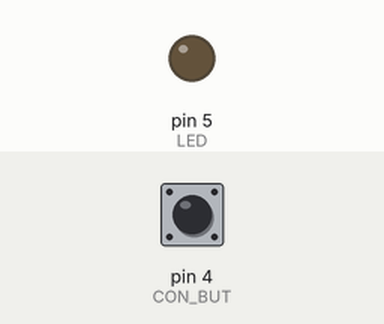
This sketch was run on a simulated Arduino Uno, built with avr-gcc and run on an emulated ATmega328P. Shown: output pins drawn as LEDs (lit = HIGH). Inputs (shaded band) come from the test bench; at power-on: pin 4 (CON_BUT) LOW.

Above: at 1.2 s.
1.3 s: pin 4 (CON_BUT) pulled HIGH for 0.15 s
At 1.37 s:
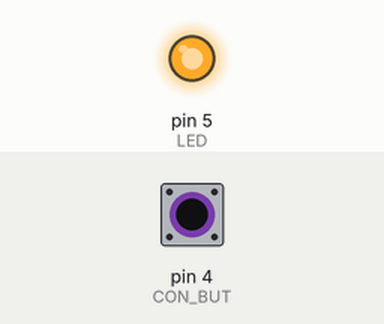
2.9 s: pin 4 (CON_BUT) pulled HIGH for 3.2 s
At 7.5 s:
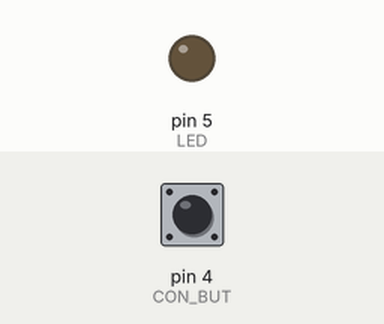
Timing chart, 0 to 9.0 s (numbered marks = the images above; inputs shaded):
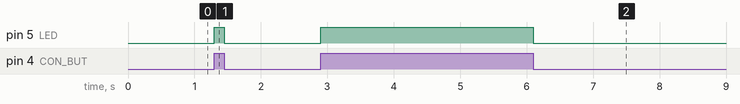

Measured:
- after the input at 1.3 s, pin 5 (LED): LOW → HIGH at once, → LOW 0.15 s later
- after the input at 2.9 s, pin 5 (LED): LOW → HIGH at once, → LOW 3.2 s later

The sketch:

button-led-test.ino
```cpp
#define CON_BUT 4
#define LED 5


void setup() {
  pinMode(LED, OUTPUT);
  digitalWrite(LED, HIGH);

  pinMode(CON_BUT, INPUT);
}

void loop() {
  if (digitalRead(CON_BUT) == HIGH) {
    digitalWrite(LED, HIGH);
  } else if (digitalRead(CON_BUT) == LOW) {
    digitalWrite(LED, LOW);
  }
}
```
